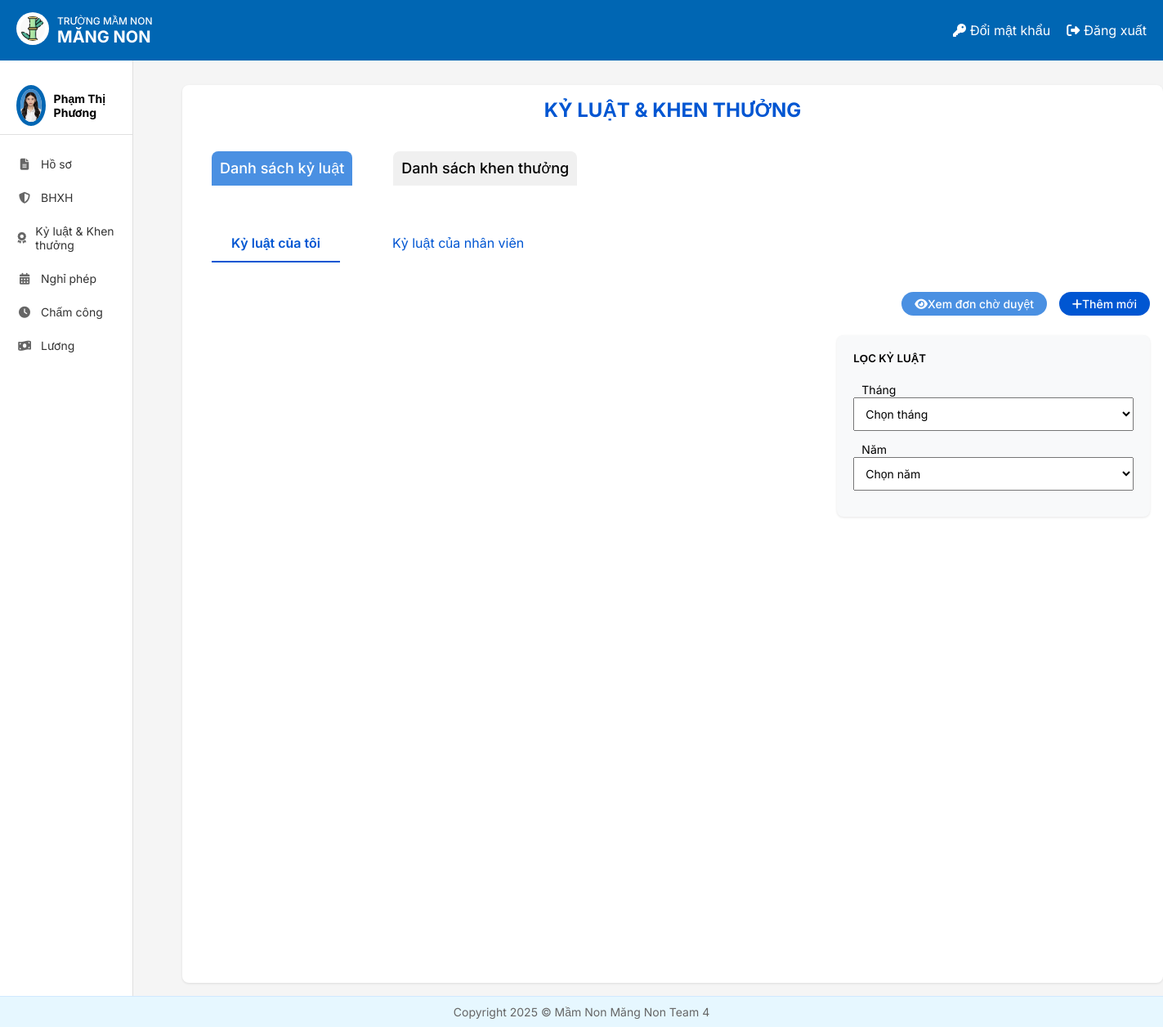
The page /ky-luat-khen-thuong/ (signed in) on the database its author committed.
### HOME/models.py (models this page shows, shortened)
class NhanVien(models.Model):
 user = models.OneToOneField(User, on_delete=models.CASCADE, unique=True, null=False, related_name='nhanvien_home')
 ten_nv = models.CharField(max_length=100)
 anh_ca_nhan = models.ImageField(upload_to='nhanvien/', null=True, blank=True)
 gioi_tinh = models.CharField(max_length=10, choices=[('2', 'Nam'), ('1', 'Nữ')],default='1')
 ngay_sinh = models.DateField(null=True)
 vi_tri_cong_viec = models.CharField(max_length=100, blank=True, null=True)
 to_phong_ban = models.CharField(max_length=50, choices=TO_PHONG_BAN_CHOICES)
 trinh_do_hoc_van = models.CharField(max_length=50, choices=TRINH_DO_HOC_VAN_CHOICES)
 chuyen_nganh = models.CharField(max_length=100, null=True)
 noi_dao_tao = models.CharField(max_length=100)
 nam_tn = models.IntegerField(null=True)
 ngay_cap = models.DateField(null=True)
 noi_cap = models.CharField(max_length=100)
 dia_chi_tam_tru = models.TextField(null=True)
 chuc_vu = models.CharField(max_length=150, null=True)
 so_dien_thoai = models.CharField(
     max_length=10,
     unique=True)
 email = models.EmailField(unique=True, max_length=50, null=True)
 so_cccd = models.CharField(
     max_length=12,
     unique=True
 )
 phu_caps = models.ManyToManyField(PhuCap, through='PhuCapNhanVien',blank=True)
 class Meta:
     db_table = 'HOME_nhanvien'

### KyLuat/views.py (the view)
# urls.py: path('ky-luat-khen-thuong/', ky_luat_khen_thuong, name='ky_luat_khen_thuong'),
@login_required
def ky_luat_khen_thuong(request):
    try:
        nhan_vien = NhanVien.objects.get(user=request.user)
    except NhanVien.DoesNotExist:
        logger.error(f"Không tìm thấy nhân viên cho user {request.user.username}")
        raise PermissionDenied("Bạn không phải nhân viên hợp lệ.")
    ky_luat_cua_toi = KyLuat.objects.filter(nhan_vien=nhan_vien).order_by('-ngay_ra_quyet_dinh')
    thang_list_ky_luat = KyLuat.objects.filter(nhan_vien=nhan_vien).dates('ngay_bat_dau', 'month', order='DESC')
    nam_list_ky_luat = KyLuat.objects.filter(nhan_vien=nhan_vien).dates('ngay_bat_dau', 'year', order='DESC')
    thang = request.GET.get('thang')
    nam = request.GET.get('nam')
    if thang:
        ky_luat_cua_toi = ky_luat_cua_toi.filter(ngay_bat_dau__month=int(thang))
    if nam:
        ky_luat_cua_toi = ky_luat_cua_toi.filter(ngay_bat_dau__year=int(nam))
    ky_luat_list = KyLuat.objects.none()
    nhan_vien_list = NhanVien.objects.none()
    if request.user.has_perm('HOME.View_danh_sach_ky_luat'):
        if request.user.has_perm('HOME.view_all_ky_luat'):
            ky_luat_list = KyLuat.objects.all().order_by('-ngay_ra_quyet_dinh')
            nhan_vien_list = NhanVien.objects.all()
        else:
            ky_luat_list = KyLuat.objects.filter(nhan_vien__to_phong_ban=nhan_vien.to_phong_ban).order_by('-ngay_ra_quyet_dinh')
            nhan_vien_list = NhanVien.objects.filter(to_phong_ban=nhan_vien.to_phong_ban)
        nhan_vien_id = request.GET.get('nhan_vien')
        if nhan_vien_id:
            ky_luat_list = ky_luat_list.filter(nhan_vien_id=nhan_vien_id)
        if thang:
            ky_luat_list = ky_luat_list.filter(ngay_bat_dau__month=int(thang))
        if nam:
            ky_luat_list = ky_luat_list.filter(ngay_bat_dau__year=int(nam))
    khen_thuong_list = KhenThuong.objects.filter(nhan_vien=nhan_vien).order_by('-ngay_tao')
    thang_list_khen_thuong = KhenThuong.objects.filter(nhan_vien=nhan_vien).dates('ngay_tao', 'month', order='DESC')
    nam_list_khen_thuong = KhenThuong.objects.filter(nhan_vien=nhan_vien).dates('ngay_tao', 'year', order='DESC')
    if thang:
        khen_thuong_list = khen_thuong_list.filter(ngay_tao__month=int(thang))
    if nam:
        khen_thuong_list = khen_thuong_list.filter(ngay_tao__year=int(nam))
    rewards = KhenThuong.objects.none()
    if request.user.has_perm('HOME.View_danh_sach_khen_thuong'):
        if request.user.has_perm('HOME.view_all_khenthuong'):
            rewards = KhenThuong.objects.all().order_by('-ngay_tao')
        else:
            rewards = KhenThuong.objects.filter(nhan_vien__to_phong_ban=nhan_vien.to_phong_ban).order_by('-ngay_tao')
        if nhan_vien_id:
            rewards = rewards.filter(nhan_vien_id=nhan_vien_id)
        if thang:
            rewards = rewards.filter(ngay_tao__month=int(thang))
        if nam:
            rewards = rewards.filter(ngay_tao__year=int(nam))
    from datetime import datetime
    default_thang_list = list(range(1, 13))
    current_year = datetime.now().year
    default_nam_list = list(range(2020, current_year + 2))
    thang_list_from_data = sorted(set([date.month for date in thang_list_ky_luat] + [date.month for date in thang_list_khen_thuong]), reverse=True) if thang_list_ky_luat or thang_list_khen_thuong else []
    nam_list_from_data = sorted(set([date.year for date in nam_list_ky_luat] + [date.year for date in nam_list_khen_thuong]), reverse=True) if nam_list_ky_luat or nam_list_khen_thuong else []
    thang_list = default_thang_list if not thang_list_from_data else sorted(set(default_thang_list + thang_list_from_data), reverse=True)
    nam_list = default_nam_list if not nam_list_from_data else sorted(set(default_nam_list + nam_list_from_data), reverse=True)
    context = {
        'ky_luat_cua_toi': ky_luat_cua_toi,
        'ky_luat_list': ky_luat_list,
        'khen_thuong_list': khen_thuong_list,
        'rewards': rewards,
        'nhan_vien_list': nhan_vien_list,
        'thang_list': thang_list,
        'nam_list': nam_list,
        'nhan_vien': nhan_vien,
        'has_permission': request.user.has_perm('HOME.View_danh_sach_ky_luat') or request.user.has_perm('HOME.View_danh_sach_khen_thuong'),
    }
    return render(request, 'KyLuat/ky_luat_khen_thuong.html', context)

### templates/KyLuat/ky_luat_khen_thuong.html (shortened to what this page needs)
{% extends 'home.html' %}
{% load static %}
{% block page_background %}
<main class="p-4" style="flex-grow: 1;">
    <div class="container-kl">
        <div class="card">
            <h2>KỶ LUẬT & KHEN THƯỞNG</h2>
            <ul class="main-tabs" id="mainTabs">
                <li class="nav-item">
                    <a class="nav-link active" href="#danh-sach-ky-luat" data-tab="danh-sach-ky-luat">Danh sách kỷ luật</a>
                </li>
                <li class="nav-item">
                    <a class="nav-link" href="#danh-sach-khen-thuong" data-tab="danh-sach-khen-thuong">Danh sách khen thưởng</a>
                </li>
            </ul>
            <div class="tab-content active" id="danh-sach-ky-luat">
                <ul class="sub-tabs" id="kyLuatTabs">
                    <li class="nav-item">
                        <a class="nav-link active" href="#ky-luat-cua-toi" data-tab="ky-luat-cua-toi" data-parent="danh-sach-ky-luat">Kỷ luật của tôi</a>
                    </li>
                    {% if has_permission %}
                    <li class="nav-item">
                        <a class="nav-link" href="#ky-luat-cua-nhan-vien" data-tab="ky-luat-cua-nhan-vien" data-parent="danh-sach-ky-luat">Kỷ luật của nhân viên</a>
                    </li>
                    {% endif %}
                </ul>
                {% if has_permission %}
                <div class="action-buttons">
                    <a href="{% url 'ky_luat_cho_duyet' %}" class="btn btn-info action-btn"><i class="fas fa-eye me-2"></i>Xem đơn chờ duyệt</a>
                    <a href="{% url 'add_ky_luat' %}" class="btn btn-primary action-btn"><i class="fas fa-plus me-2"></i>Thêm mới</a>
                </div>
                {% endif %}
                <div class="tab-content active" id="ky-luat-cua-toi">
                    {% include 'KyLuat/KLNV.html' %}
                </div>
            </div>
        </div>
    </div>
</main>
{% endblock %}

### templates/home.html (shortened to what this page needs)
<!DOCTYPE html>
{% load static %}
<html lang="vi">
<head>
    <link rel="stylesheet" href="{% static 'css/style.css' %}">
    <link rel="stylesheet" href="https://cdnjs.cloudflare.com/ajax/libs/font-awesome/6.4.0/css/all.min.css">
</head>
<body>
    <div class="container">
        <header class="header">
            <div class="logo-container">
                <a href="{% url 'home' %}">
                    <img src="{% static 'images/logo.jpg' %}" alt="Logo" class="logo-img">
                </a>
                <div class="logo-text">
                    <div class="school-type">TRƯỜNG MẦM NON</div>
                    <div class="school-name"><b>MĂNG NON</b></div>
                </div>
            </div>
            <div class="header-actions">
                <a href="{% url 'change_password' %}" class="header-link">
                    <i class="fas fa-key"></i> Đổi mật khẩu
                </a>
                <a href="{% url 'logout' %}" class="header-link">
                    <i class="fas fa-sign-out-alt"></i> Đăng xuất
                </a>
            </div>
        </header>
        <div class="content">
            <aside class="sidebar">
                <div class="user-profile">
                    <div class="avatar_home">
                        <img src="{{ nhan_vien.anh_ca_nhan.url }}" alt="User Avatar">
                    </div>
                    <div class="user-info">
                        {% if request.user.is_authenticated %}
                            <div class="user-name">{{ nhan_vien.ten_nv }}</div>
                        {% endif %}
                    </div>
                </div>
                <nav class="sidebar-nav">
                    <a href="{% url 'Redirect_hoso_view' %}" class="nav-item"><i class="fas fa-file-alt"></i> Hồ sơ</a>
                    <a href="{% url 'redirectBHXH' %}" class="nav-item"><i class="fas fa-shield-alt"></i> BHXH</a>
                    <a href="{% url 'ky_luat_khen_thuong' %}" class="nav-item"><i class="fas fa-award"></i> Kỷ luật & Khen thưởng</a>
                    <a href="{% url 'DanhSachNP_redirect' %}" class="nav-item"><i class="fas fa-calendar-alt"></i> Nghỉ phép</a>
                    <a href="{% url 'cham_cong' %}" class="nav-item"><i class="fas fa-clock"></i> Chấm công</a>
                    <a href="{% url 'chuyen_huong_luong' %}" class="nav-item"><i class="fas fa-money-bill-wave"></i> Lương</a>
                </nav>
            </aside>
            {% block page_background %}{% endblock %}
        </div>
        <footer class="footer">
            <p>Copyright 2025 © Mầm Non Măng Non Team 4</p>
        </footer>
    </div>
</body>
</html>

### static/css/style.css (style rules this page uses)
* { margin: 0; padding: 0; box-sizing: border-box; font-family: 'Inter', sans-serif; }
body { background-color: #f5f5f5; }
.container { display: flex; flex-direction: column; min-height: 100vh; }
.header { background-color: #0066b3; color: white; padding: 15px 20px; display: flex; justify-content: space-between; align-items: center; }
.logo-container { display: flex; align-items: center; }
.logo-img { width: 40px; height: 40px; margin-right: 10px; background-color: white; border-radius: 50%; padding: 5px; }
.logo-text { display: flex; flex-direction: column; }
.school-type { font-size: 12px; font-weight: 500; }
.school-name { font-size: 20px; font-weight: bold; }
.header-actions { display: flex; gap: 20px; }
.header-link { color: white; text-decoration: none; display: flex; align-items: center; gap: 5px; }
.content { display: flex; flex: 1; }
.sidebar { width: 240px; background-color: white; border-right: 1px solid #e0e0e0; padding: 20px 0; }
.user-profile { display: flex; align-items: center; padding: 10px 20px; border-bottom: 1px solid #e0e0e0; margin-bottom: 15px; }
.avatar_home { width: 50px; height: 50px; border-radius: 50%; overflow: hidden; margin-right: 10px; border: 5px solid #0066b3; }
.avatar_home img { width: 100%; height: 100%; object-fit: cover; }
.user-info { display: flex; flex-direction: column; }
.user-name { font-weight: bold; font-size: 14px; }
.sidebar-nav { display: flex; flex-direction: column; }
.nav-item { padding: 12px 20px; color: #333; text-decoration: none; display: flex; align-items: center; gap: 10px; font-size: 14px; transition: background-color 0.2s; }
.nav-item i { width: 20px; text-align: center; color: #666; }
.footer { background-color: #e6f7ff; padding: 10px 20px; text-align: center; color: #666; font-size: 14px; border-top: 1px solid #d1e9ff; margin-top: auto; z-index: 2; }

### templates/KyLuat/ky_luat_khen_thuong.html (style rules this page uses)
.container-kl { width: 1200px; margin-top: 30px; margin-left: 60px; }
.card { background: white; border-radius: 12px; box-shadow: 0 4px 12px rgba(0, 0, 0, 0.1); padding: 24px; }
h2 { color: #0056D2; font-weight: 700; font-size: 24px; text-align: center; margin-bottom: 24px; }
.main-tabs { display: flex; list-style: none; padding: 0; margin-bottom: 24px; }
.main-tabs .nav-item { margin-right: 10px; }
.main-tabs .nav-link { flex: 1; text-align: center; padding: 10px; font-size: 18px; font-weight: 500; color: black; border: none; border-radius: 8px 8px 0 0; background: #f0f0f0; cursor: pointer; transition: background-color 0.3s; text-decoration: none; display: block; }
.main-tabs .nav-link.active { background-color: #4A90E2; color: white; }
.sub-tabs { display: flex; list-style: none; padding: 0; margin-bottom: 24px; }
.sub-tabs .nav-link { padding: 12px 24px; font-size: 16px; color: #0056D2; border: none; border-bottom: 2px solid transparent; cursor: pointer; transition: all 0.3s; text-decoration: none; display: block; }
.sub-tabs .nav-link.active { border-bottom: 2px solid #0056D2; font-weight: 600; }
.action-btn { padding: 10px 20px; font-size: 14px; font-weight: 500; border-radius: 20px; transition: all 0.3s; margin-left: 8px; text-decoration: none; display: inline-block; }
.btn-info { background-color: #4A90E2; color: white; border: none; }
.btn-primary { background-color: #0056D2; color: white; border: none; }
.tab-content { display: none; }
.tab-content.active { display: block; }
.action-buttons { text-align: right; margin-top: 16px; }

### templates/KyLuat/KLNV.html (style rules this page uses)
.card { border-radius: 8px; border: none; box-shadow: 0 1px 3px rgba(0,0,0,0.1); background-color: #fff; margin-bottom: 16px; padding: 16px; }

### templates/KyLuat/Kyluat_list.html (style rules this page uses)
.card { border-radius: 8px; border: none; box-shadow: 0 1px 3px rgba(0,0,0,0.1); background-color: #fff; margin-bottom: 16px; padding: 16px; }
.action-btn { border-radius: 20px; padding: 6px 16px; font-weight: 500; margin-left: 10px; }

### templates/KhenThuong/KTNV.html (style rules this page uses)
.card { border-radius: 8px; border: none; box-shadow: 0 1px 3px rgba(0,0,0,0.1); background-color: #fff; margin-bottom: 16px; padding: 16px; }

### templates/KhenThuong/Khenthuong_list.html (style rules this page uses)
.card { border-radius: 8px; border: none; box-shadow: 0 1px 3px rgba(0,0,0,0.1); background-color: #fff; margin-bottom: 16px; padding: 16px; }
.action-btn { border-radius: 20px; padding: 6px 16px; font-weight: 500; margin-left: 10px; }

### rows shown on the page
NhanVien: anh_ca_nhan (picture), ten_nv "Phạm Thị Phương"
